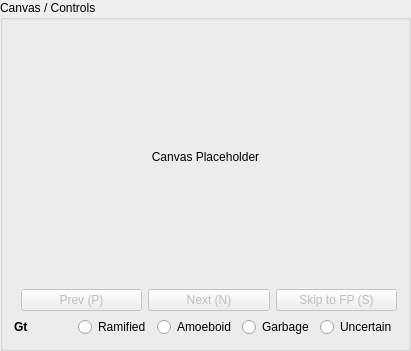
   <widget class="QGroupBox" name="gridGboxCanvas">
    <property name="geometry">
     <rect>
      <x>360</x>
      <y>20</y>
      <width>411</width>
      <height>351</height>
     </rect>
    </property>
    <property name="sizePolicy">
     <sizepolicy hsizetype="Preferred" vsizetype="Preferred">
      <horstretch>0</horstretch>
      <verstretch>0</verstretch>
     </sizepolicy>
    </property>
    <property name="styleSheet">
     <string notr="true"/>
    </property>
    <property name="title">
     <string>Canvas / Controls</string>
    </property>
    <layout class="QGridLayout" name="gridLayout_2" rowstretch="90,0,0">
     <item row="0" column="0">
      <widget class="QLabel" name="canvasPlaceholder">
       <property name="text">
        <string>Canvas Placeholder</string>
       </property>
       <property name="alignment">
        <set>Qt::AlignCenter</set>
       </property>
      </widget>
     </item>
     <item row="1" column="0">
      <layout class="QHBoxLayout" name="hl_CanvasBtns">
       <property name="leftMargin">
        <number>7</number>
       </property>
       <item>
        <widget class="QPushButton" name="btnPrev">
         <property name="enabled">
          <bool>false</bool>
         </property>
         <property name="text">
          <string>Prev (P)</string>
         </property>
         <property name="shortcut">
          <string>P</string>
         </property>
        </widget>
       </item>
       <item>
        <widget class="QPushButton" name="btnNext">
         <property name="enabled">
          <bool>false</bool>
         </property>
         <property name="text">
          <string>Next (N)</string>
         </property>
         <property name="shortcut">
          <string>N</string>
         </property>
        </widget>
       </item>
       <item>
        <widget class="QPushButton" name="btnSkip">
         <property name="enabled">
          <bool>false</bool>
         </property>
         <property name="text">
          <string>Skip to FP (S)</string>
         </property>
         <property name="shortcut">
          <string>S</string>
         </property>
        </widget>
       </item>
      </layout>
     </item>
     <item row="2" column="0">
      <layout class="QHBoxLayout" name="horizontalLayout_3">
       <item>
        <widget class="QLabel" name="lblLabel">
         <property name="font">
          <font>
           <family>Ubuntu</family>
           <pointsize>9</pointsize>
           <weight>9</weight>
           <italic>false</italic>
           <bold>false</bold>
          </font>
         </property>
         <property name="styleSheet">
          <string notr="true">font: 75 9pt &quot;Ubuntu&quot;;</string>
         </property>
         <property name="text">
          <string>&lt;b&gt;Gt&lt;b&gt;</string>
         </property>
        </widget>
       </item>
       <item>
        <widget class="QRadioButton" name="rbtnRamified">
         <property name="styleSheet">
          <string notr="true">font: 75 9pt &quot;Ubuntu&quot;;</string>
         </property>
         <property name="text">
          <string>Ramified</string>
         </property>
         <property name="shortcut">
          <string>R</string>
         </property>
         <attribute name="buttonGroup">
          <string notr="true">btnGroup_label</string>
         </attribute>
        </widget>
       </item>
       <item>
        <widget class="QRadioButton" name="rbtnAmoeboid">
         <property name="styleSheet">
          <string notr="true">font: 75 9pt &quot;Ubuntu&quot;;</string>
         </property>
         <property name="text">
          <string>Amoeboid</string>
         </property>
         <property name="shortcut">
          <string>A</string>
         </property>
         <attribute name="buttonGroup">
          <string notr="true">btnGroup_label</string>
         </attribute>
        </widget>
       </item>
       <item>
        <widget class="QRadioButton" name="rbtnGarbage">
         <property name="styleSheet">
          <string notr="true">font: 75 9pt &quot;Ubuntu&quot;;</string>
         </property>
         <property name="text">
          <string>Garbage</string>
         </property>
         <property name="shortcut">
          <string>G</string>
         </property>
         <attribute name="buttonGroup">
          <string notr="true">btnGroup_label</string>
         </attribute>
        </widget>
       </item>
       <item>
        <widget class="QRadioButton" name="rbtnUncertain">
         <property name="styleSheet">
          <string notr="true">font: 75 9pt &quot;Ubuntu&quot;;</string>
         </property>
         <property name="text">
          <string>Uncertain</string>
         </property>
         <property name="shortcut">
          <string>Q</string>
         </property>
         <attribute name="buttonGroup">
          <string notr="true">btnGroup_label</string>
         </attribute>
        </widget>
       </item>
      </layout>
     </item>
    </layout>
   </widget>
